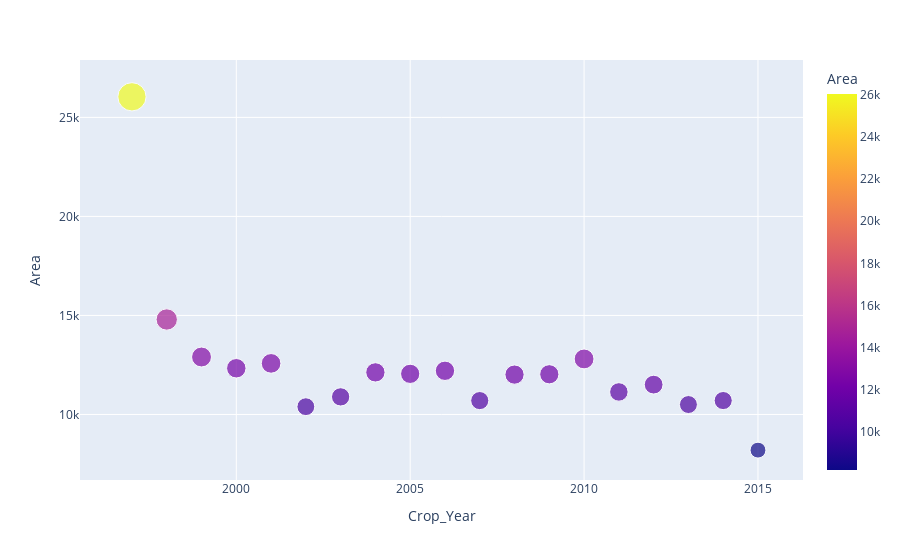

Source (notebook cell):
### Code cell
#AVERAGE PRODUCTION THROUGH YEARS
temp = data.groupby(by='Crop_Year')['Area'].mean().reset_index()
px.scatter(temp, 'Crop_Year', 'Area', color='Area', size='Area')

### Figure 1 — Plotly figure (JSON) as saved in the notebook; plotly's stock layout.template omitted (floating-point values rounded to 4 significant figures)
{"data": [{"hovertemplate": "Crop_Year=%{x}<br>Area=%{marker.color}<extra></extra>", "legendgroup": "", "marker": {"color": [26040.0, 14800.0, 12900.0, 12330.0, 12580.0, 10390.0, 10890.0, 12130.0, 12050.0, 12210.0, 10700.0, 12010.0, 12030.0, 12800.0, 11140.0, 11510.0, 10500.0, 10700.0, 8200.0], "coloraxis": "coloraxis", "size": [26040.0, 14800.0, 12900.0, 12330.0, 12580.0, 10390.0, 10890.0, 12130.0, 12050.0, 12210.0, 10700.0, 12010.0, 12030.0, 12800.0, 11140.0, 11510.0, 10500.0, 10700.0, 8200.0], "sizemode": "area", "sizeref": 65.1, "symbol": "circle"}, "mode": "markers", "name": "", "orientation": "v", "showlegend": false, "type": "scatter", "x": [1997, 1998, 1999, 2000, 2001, 2002, 2003, 2004, 2005, 2006, 2007, 2008, 2009, 2010, 2011, 2012, 2013, 2014, 2015], "xaxis": "x", "y": [26040.0, 14800.0, 12900.0, 12330.0, 12580.0, 10390.0, 10890.0, 12130.0, 12050.0, 12210.0, 10700.0, 12010.0, 12030.0, 12800.0, 11140.0, 11510.0, 10500.0, 10700.0, 8200.0], "yaxis": "y"}], "layout": {"coloraxis": {"colorbar": {"title": {"text": "Area"}}, "colorscale": [[0, "#0d0887"], [0.1111, "#46039f"], [0.2222, "#7201a8"], [0.3333, "#9c179e"], [0.4444, "#bd3786"], [0.5556, "#d8576b"], [0.6667, "#ed7953"], [0.7778, "#fb9f3a"], [0.8889, "#fdca26"], [1, "#f0f921"]]}, "legend": {"itemsizing": "constant", "tracegroupgap": 0}, "margin": {"t": 60}, "xaxis": {"anchor": "y", "domain": [0, 1], "title": {"text": "Crop_Year"}}, "yaxis": {"anchor": "x", "domain": [0, 1], "title": {"text": "Area"}}}}
